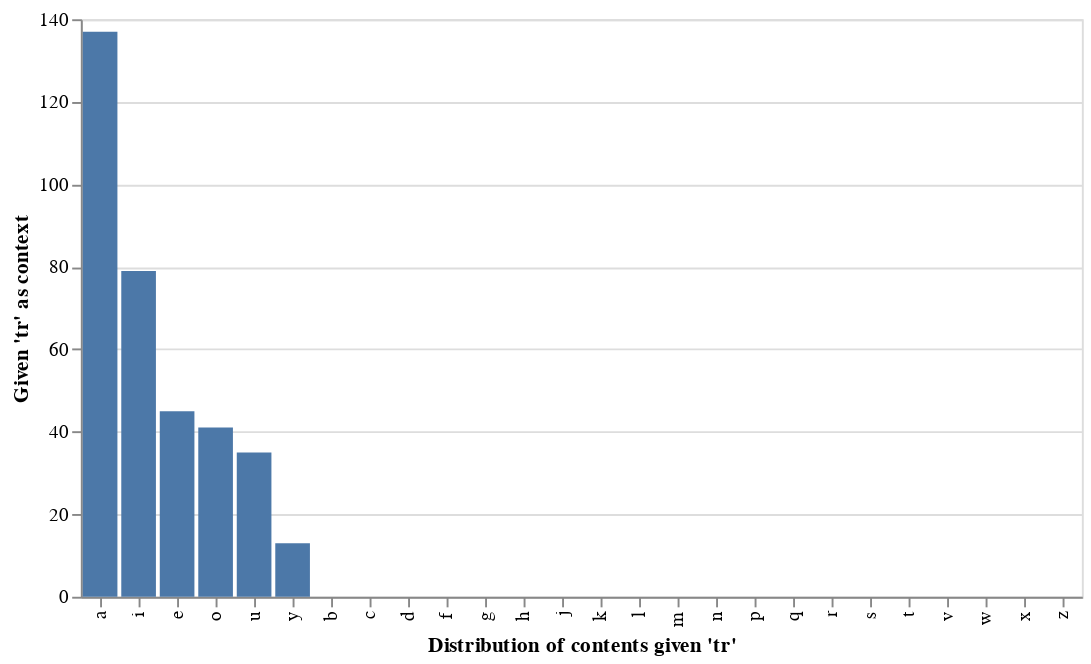

Notebook code for this chart:
### Markdown cell above
Aside from returning the column vector, returning the row vector would also be useful. Since the normalization, calculations and generations all use the row vector, this similar method would be just as if not more useful than the column vector, but they all prove one thing: that there are patterns in English.

(Here, a bit more code is needed, because the context varies based on the table input, and how altair deals with plotting. etx has to be ignored due to python not accepting that character.)

### Code cell
def peek_content(table, context):
    """
    Given an n-gram table and the context input, return a bar chart that shows the likelihood or 
    instances in training set (depending on whether the input is normalized or not) of each content
    (26 characters and end of word). The bar chart would be vertical and sorted in descending.

    Tests: please refer to the tests docstring of peek_context. Here, things can be tested in a
    similar way: if there are 137 cases of content 'a' that comes after context "tr", this means
    that there are 137 cases of "tra" if you do a search in the MIT.txt file. Again, this only
    works with the non normalized versions.
    """
    valid = check_input_validity(check_table_gram(table), context)
    if (not valid): 
        raise ValueError("Invalid Input")
    table = table.reset_index()
    row = table.loc[table["index"] == context, slice('a', 'z')].squeeze()
    row = row.reset_index()
    row.columns = ['index', context]

    x_title = "Distribution of contents given \'" + context + "\'"
    y_title = "Given \'" + context + "\' as context"
    return alt.Chart(row).mark_bar().encode(
        alt.X('index', sort='-y', title=x_title),
        alt.Y(context, type="quantitative", title=y_title),
        tooltip=['index', context]
    )

def check_table_gram(table):
    """
    Given an n-gram table, return the "n" of the n-gram.
    >>> check_table_gram(words_uni)
    1
    >>> check_table_gram(words_bi)
    2
    >>> check_table_gram(names_tri)
    3
    """
    if (len(table) == 1):
        return 1
    elif (len(table) <= 30):
        return 2
    else:
        return 3

def check_input_validity(table_gram, context):
    """
    Given the n of an n-gram, and the context given, returns a boolean representing
    whether the context input is valid.
    >>> check_input_validity(1, "*")
    True
    >>> check_input_validity(1, "euih")
    False
    >>> check_input_validity(2, "e")
    True
    """
    if (context == "*"):
        return table_gram == 1
    else:
        return len(context) + 1 == table_gram

doctest.run_docstring_examples(check_table_gram, globals())
doctest.run_docstring_examples(check_input_validity, globals())
peek_content(words_tri, 'tr')

### Figure 1 — Vega-Lite specification as saved in the notebook (floating-point values rounded to 4 significant figures)
{"config": {"view": {"continuousWidth": 300, "continuousHeight": 300}}, "data": {"name": "data-e8b93e2e37715dc15eb8ea8bd7e25502"}, "mark": {"type": "bar"}, "encoding": {"tooltip": [{"field": "index", "type": "nominal"}, {"field": "tr", "type": "quantitative"}], "x": {"field": "index", "sort": "-y", "title": "Distribution of contents given 'tr'", "type": "nominal"}, "y": {"field": "tr", "title": "Given 'tr' as context", "type": "quantitative"}}, "$schema": "https://vega.github.io/schema/vega-lite/v5.17.0.json", "datasets": {"data-e8b93e2e37715dc15eb8ea8bd7e25502": [{"index": "a", "tr": 137.0}, {"index": "b", "tr": 0.0}, {"index": "c", "tr": 0.0}, {"index": "d", "tr": 0.0}, {"index": "e", "tr": 45.0}, {"index": "f", "tr": 0.0}, {"index": "g", "tr": 0.0}, {"index": "h", "tr": 0.0}, {"index": "i", "tr": 79.0}, {"index": "j", "tr": 0.0}, {"index": "k", "tr": 0.0}, {"index": "l", "tr": 0.0}, {"index": "m", "tr": 0.0}, {"index": "n", "tr": 0.0}, {"index": "o", "tr": 41.0}, {"index": "p", "tr": 0.0}, {"index": "q", "tr": 0.0}, {"index": "r", "tr": 0.0}, {"index": "s", "tr": 0.0}, {"index": "t", "tr": 0.0}, {"index": "u", "tr": 35.0}, {"index": "v", "tr": 0.0}, {"index": "w", "tr": 0.0}, {"index": "x", "tr": 0.0}, {"index": "y", "tr": 13.0}, {"index": "z", "tr": 0.0}]}}
